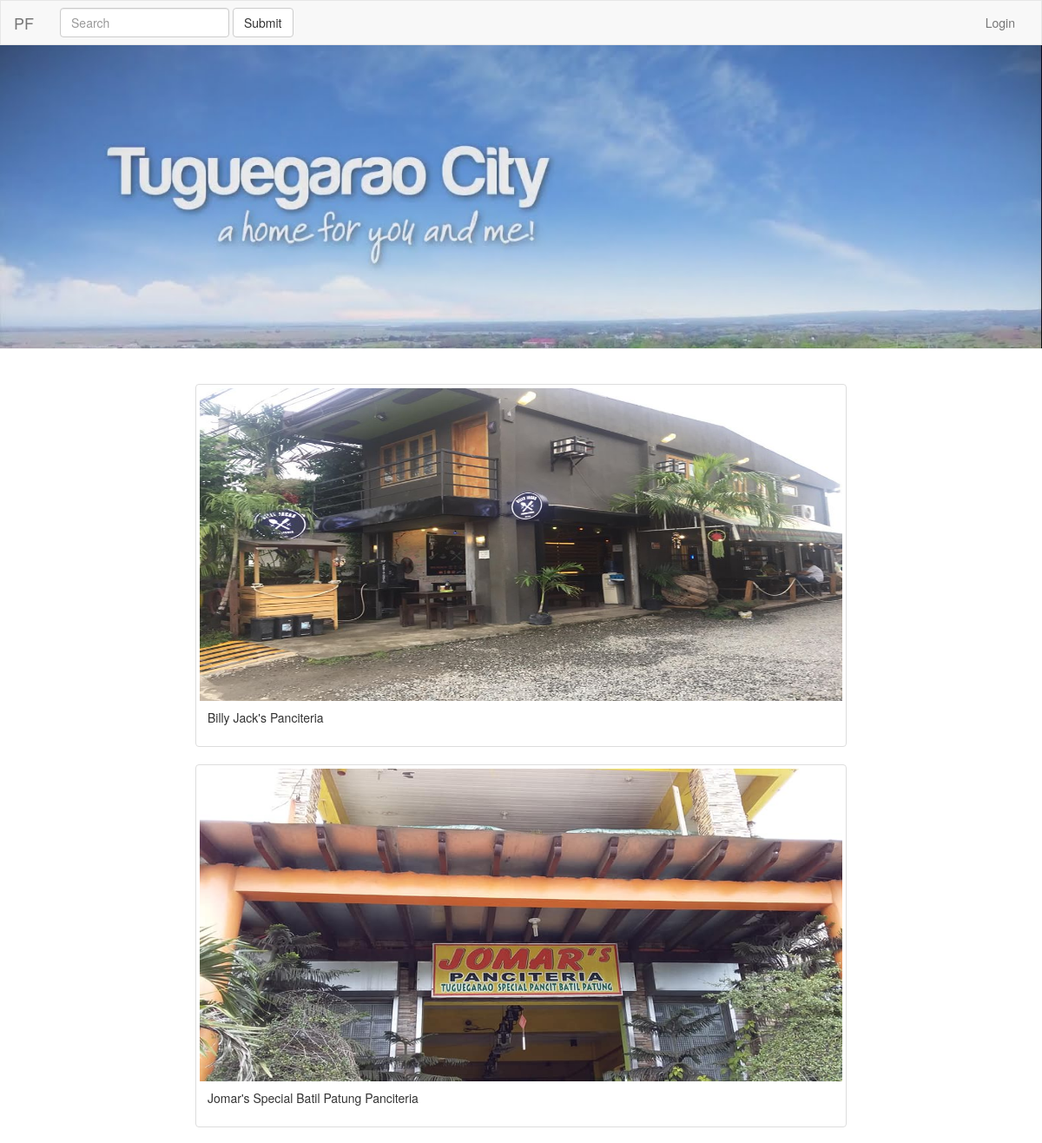
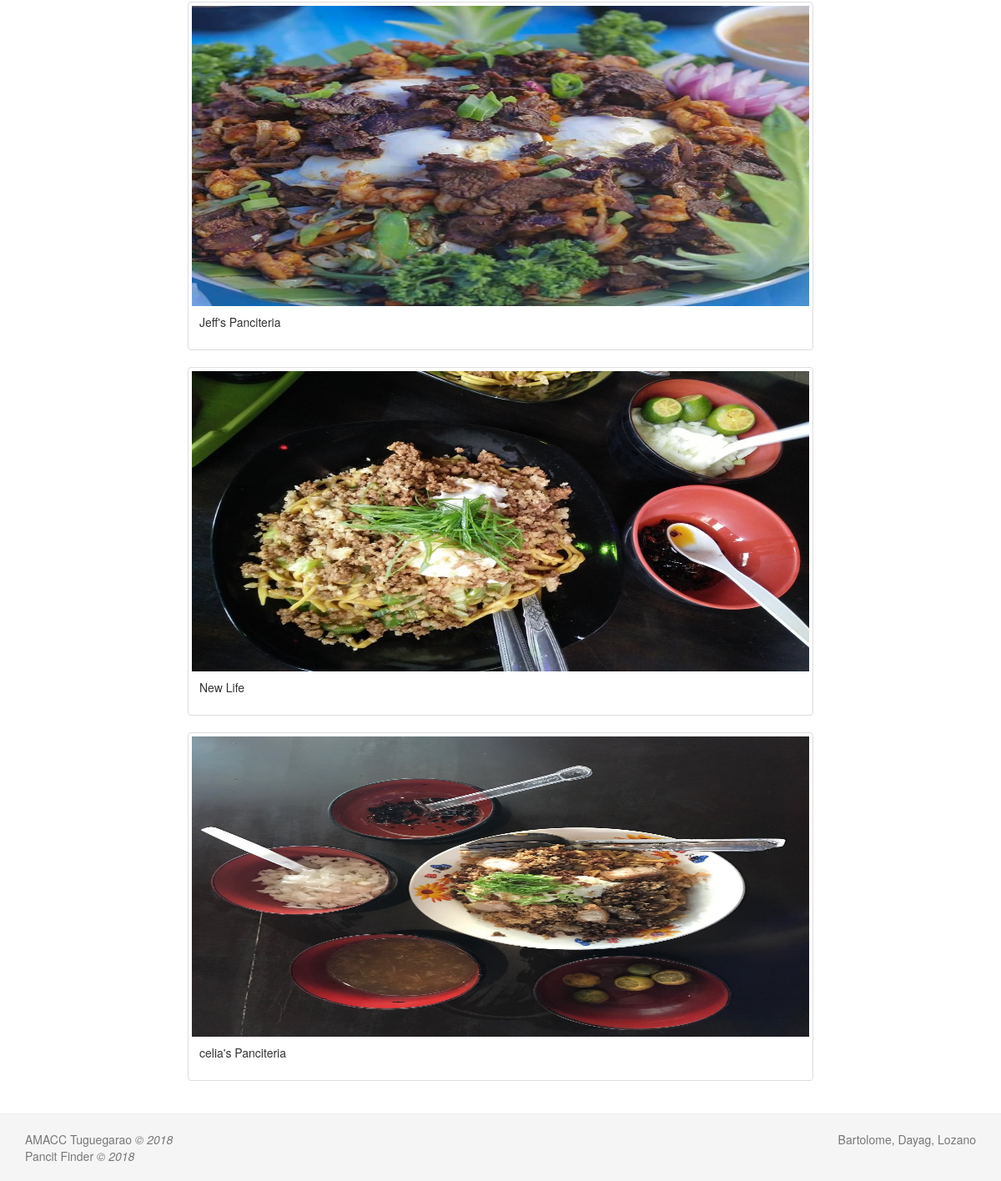
/index.php/pancit/spancit, run on the app's committed database (2 pictures, top to bottom).
### tables this page shows
CREATE TABLE `tbl_pprice` (
  `pp_id` int(4) NOT NULL,
  `pp_price` varchar(5) NOT NULL,
  `pp_topps` longtext NOT NULL,
  `p_id` int(4) NOT NULL
);

CREATE TABLE `tbl_pancit` (
  `p_id` int(4) NOT NULL,
  `p_name` varchar(256) NOT NULL,
  `p_imgLoc` varchar(256) NOT NULL,
  `p_loc` varchar(256) NOT NULL,
  `p_lat` varchar(256) NOT NULL,
  `p_lng` varchar(256) NOT NULL,
  `p_oTime` time NOT NULL,
  `p_cTime` time NOT NULL
);

### application/controllers/Pancit.php (called while the page is built, shortened)
<?php
class Pancit extends CI_Controller{
	public function __construct(){
		$this->load->database();
		$this->load->model('pancit_model');
		$this->load->helper('url_helper');
	}
	public function spancit(){
			$key = $this->input->get('spansi');
		    $data['pancits'] = $this->pancit_model->search($key);
		    $data['title'] = 'Pancit Finder | Seach';
			$data['devs'] = DEV_NAME;
			$this->load->view('templates/head', $data);
			$this->load->view('templates/nav', $data);
			$this->load->view('templates/page-header', $data);
		    $this->load->view('pancit/spview', $data);
		    $this->load->view('templates/footer', $data);
			$this->load->view('templates/tail', $data);
	}
}
 ?>

### index.php (called while the page is built, shortened)
<?php
require_once BASEPATH.'core/CodeIgniter.php';

### application/models/pancit_model.php (called while the page is built, shortened)
<?php
class Pancit_model extends CI_Model{
	public function search($key){
		$this->db->like('p_loc', $key, 'both');
		$this->db->or_like('p_name', $key, 'both');
		$this->db->or_like('pp_topps',$key, 'both');
        $this->db->join('tbl_pprice','tbl_pancit.p_id = tbl_pprice.p_id');
        $query = $this->db->get('tbl_pancit');
        if($query->result_array()){
        	return $query->result_array();
        }
	}
}
?>

### application/views/pancit/spview.php (the view, shortened to what this page needs)
<br><br>
<div class="container">
	<?php
	$tmp_pid = '';
	if($pancits) {
		foreach($pancits as $pancit){
			if($tmp_pid != $pancit['p_id']){
				$tmp_pid = $pancit['p_id'];
				echo'
				<div class="row">
				  <div class="col col-md-8 col-md-offset-2">
				    <div class="thumbnail">
				      <a href="pview/'.$pancit['p_id'].'">
				        <img src="'.base_url('upload/'.$pancit['p_imgLoc']).'" alt="" style="width:100%">
				        <div class="caption">
				          <p>'.$pancit['p_name'].'</p>
				        </div>
				      </a>
				   </div>
			  		</div>
			  	</div>';
			}
		}
	}
	?>
</div>
<br><br>

### application/views/templates/head.php (shortened to what this page needs)
<!DOCTYPE html>
<html lang="en">
<head>
  <link type="text/css" rel="stylesheet" href="<?php echo base_url('bootstrap/css/bootstrap.min.css');?>"  media="screen,projection"/>
  <link type="text/css" rel="stylesheet" href="<?php echo base_url('css/style.css');?>">
</head>
<body>

### application/views/templates/nav.php (shortened to what this page needs)
<nav class="navbar navbar-default">
  <div class="container-fluid">
    <div class="navbar-header">
      <a class="navbar-brand" href="<?php echo base_url(); ?>">PF</a>
    </div>
    <div class="collapse navbar-collapse" id="bs-example-navbar-collapse-1">
      <form class="navbar-form navbar-left" action="<?php echo base_url('Pancit/spancit'); ?>" method="GET">
        <div class="form-group">
          <input name="spansi" id="spansi" type="text" class="form-control" placeholder="Search">
        </div>
        <button type="submit" class="btn btn-default">Submit</button>
      </form>
      <?php
        if (isset($_SESSION['user_session'])){
          echo '<ul class="nav navbar-nav navbar-right">
              <li><a href="'.base_url('User/logout').'">Logout</a></li>
              </ul>';
        }
        elseif (isset($_SESSION['admin_session'])){
          echo '<ul class="nav navbar-nav navbar-right">
              <li><a href="Admin">Admin</a></li>
              </ul>';
        }
        else{
          echo '<ul class="nav navbar-nav navbar-right">
            <li><a href data-toggle="modal" data-target="#loginModal">Login</a></li>
            </ul>';
        }
       ?>
    </div>
  </div>
</nav>

### application/views/templates/page-header.php
<div class="page-header">
</div>

### application/views/templates/footer.php (shortened to what this page needs)
<footer class="footer">
  <div class="container">
    <p class="text-muted f-left">AMACC Tuguegarao <em>&copy; 2018</em>
    <br class="text-muted">Pancit Finder <em>&copy; 2018</em></p>
    <p class="text-muted f-right"><?php echo $devs; ?></p>
  </div>
</footer>

### application/views/templates/tail.php (shortened to what this page needs)
</body>
</html>

### css/style.css (style rules this page uses)
html { position: relative; min-height: 100%; }
body { margin-bottom: 60px; display: block; }
.footer { position: absolute; bottom: 0; width: 100%; box-shadow: 0 0 1px #999; background-color: #f5f5f5; }
.container .text-muted { margin: 20px 0; }
.page-header { margin: 0px; width: 100%; height: 350px; background-image: url('../img/tuguegarao.jpg'); background-repeat: no-repeat; background-size: cover; }

### application/views/templates/nav.php (style rules this page uses)
.navbar { margin-bottom: 0; border-radius: 0; }

### application/views/pancit/spview.php (style rules this page uses)
.thumbnail a img { height: 360px; }

### application/views/templates/footer.php (style rules this page uses)
.f-right { float: right; }
.f-left { float: left; }

### data on the page
tbl_pprice: p.p_imgLoc (picture), p.p_name "Billy Jack's Panciteria"
tbl_pprice: p.p_imgLoc (picture), p.p_name "Jomar's Special Batil Patung Panciteria"
tbl_pprice: p.p_imgLoc (picture), p.p_name "Jeff's Panciteria"
tbl_pprice: p.p_imgLoc (picture), p.p_name "New Life"
tbl_pprice: p.p_imgLoc (picture), p.p_name "celia's Panciteria"

### other printed values
$devs "Bartolome, Dayag, Lozano"
